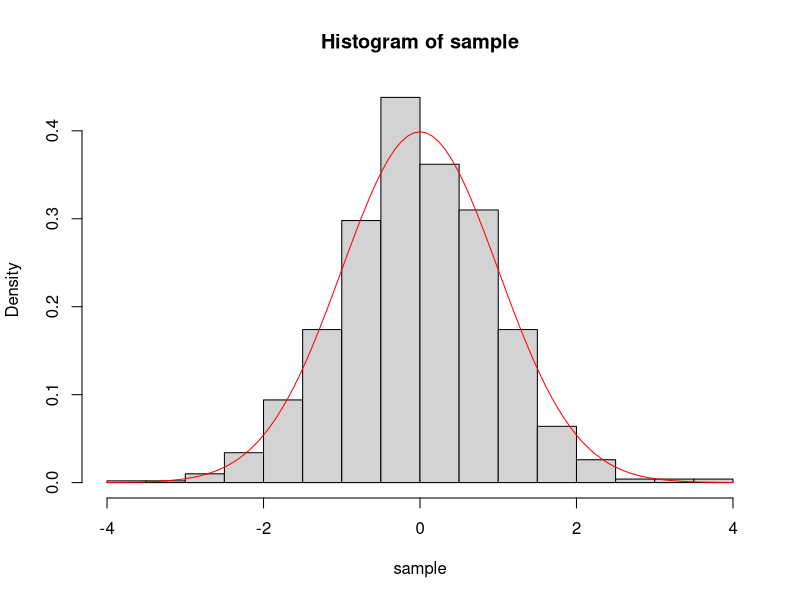
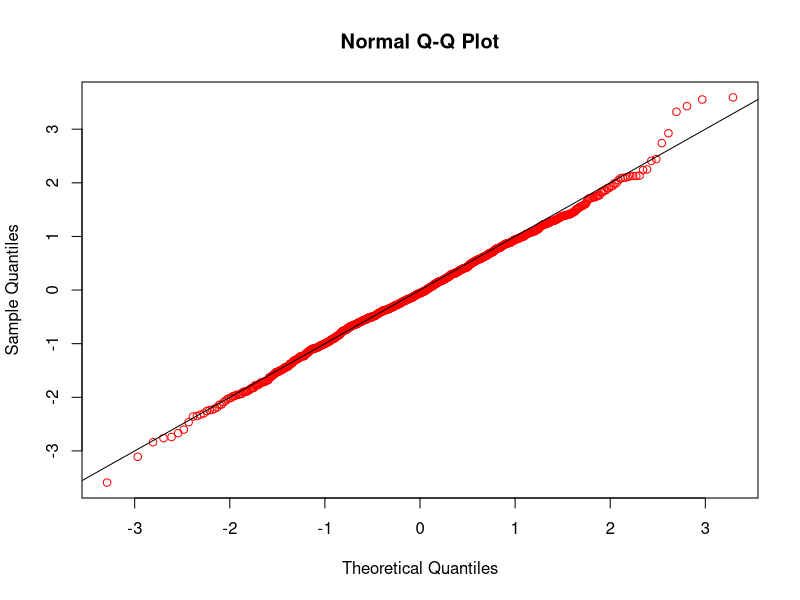

Write R code to recreate these figures, in order.
sample <- rnorm(1000)
head(sample)

hist(sample, prob=T) # prob:상대도수

curve(dnorm, -4, 4, add = T, col="red") # add: 기존 그래프위에 그리기

qqnorm(sample, col="red")

# y=a+bx => a b line
abline(0,1)

